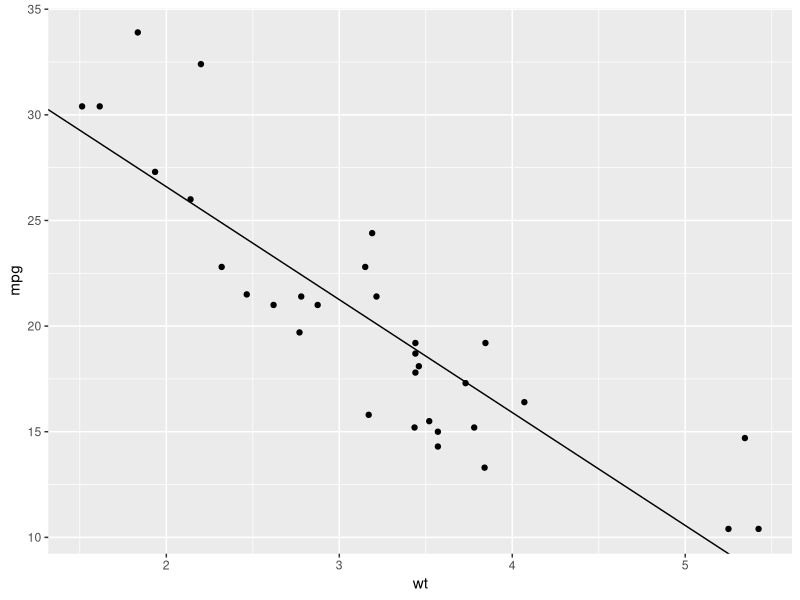

Here is the R script that generated this plot: (Note: this script raises an error after producing the figure.)
library(magrittr)
library(dplyr)
library(ggplot2)

mtcars

ajuste_lm <- lm(mpg ~ wt, data = mtcars)

coeficientes <- coef(ajuste_lm)

ggplot(mtcars) +
  geom_point(aes(x = wt, y = mpg)) +
  geom_abline(intercept = coeficientes[1],
              slope = coeficientes[2])


ajsute_lm <- lm(mpg ~wt, data = mtcars)
ajuste_lm

y = a + b * x

a = 37.285
b = -5.344

mtcars[ "Fiat 128",]

#---- ientificando outliers

res <- residuals(ajuste_lm)

mtcars %>%
  add_rownames %>%
  filter(res %>% abs > 6)

ajuste_lm_completo <- lm(mpg ~ ., data = mtcars)
step(ajuste_lm_completo, direction = "forward")
